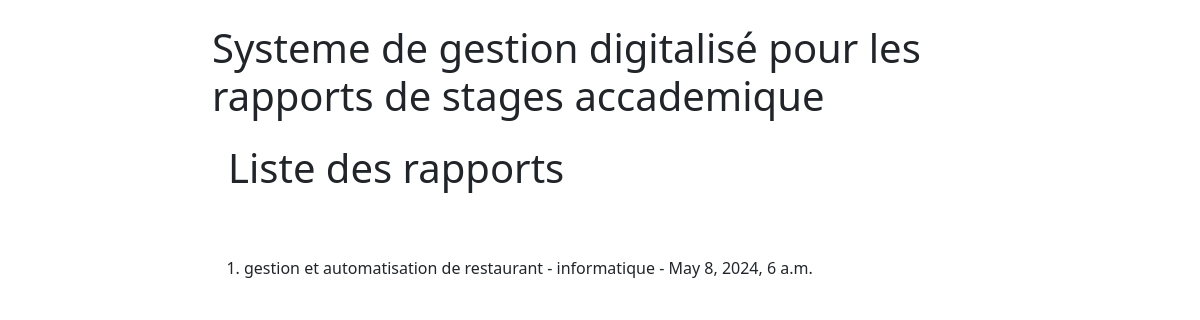
The app's page /rapports/, older data.
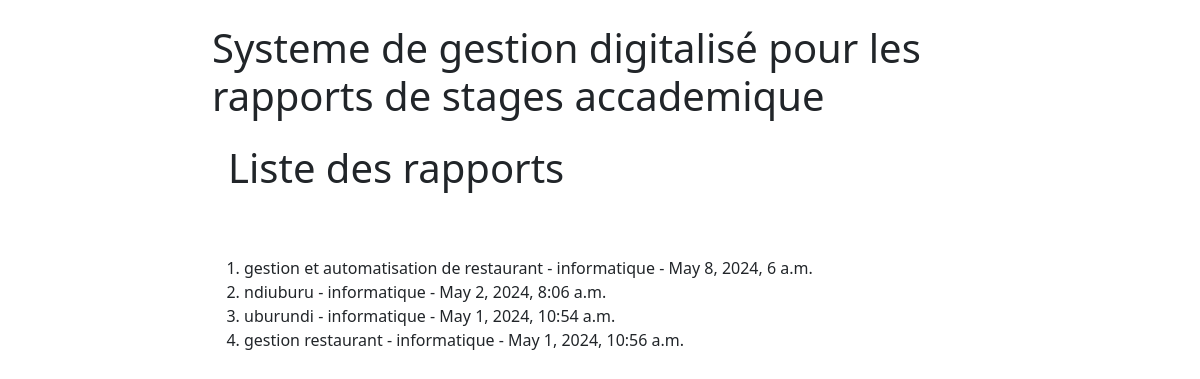
The same page, newer data.
### rapport_de_stage/models.py (models this page shows, shortened)
class Rapport(models.Model):
    sujet=models.CharField( max_length=200)
    rapport_pdf=models.FileField(upload_to='media/')
    departement=models.ForeignKey("Departement" , on_delete=models.PROTECT,null=True)
    personnel=models.ForeignKey("Personnel",on_delete=models.PROTECT)
    date_defendu=models.DateTimeField()

class Departement(models.Model):
    nom=models.CharField(max_length=60)
    faculte=models.CharField(max_length=60)
    option=models.CharField(max_length=50)
    def __str__(self):
        return self.nom

### rapport_de_stage/views.py (the view)
# urls.py: path('rapports/', views.rapport_list, name='rapport_list'),
def rapport_list(request):
    rapports = Rapport.objects.all()
    return render(request, 'rapport_list.html', {'rapports': rapports})

### template/rapport_list.html (shortened to what this page needs)
<link href="https://cdn.jsdelivr.net/npm/bootstrap@5.0.0-beta2/dist/css/bootstrap.min.css" rel="stylesheet">
{% extends 'base.html' %}
{% block content %}
<h1 class="p-3 col-12">Liste des rapports</h1>
<ol class="mt-5">
    {% for rapport in rapports %}
    <li>{{ rapport.sujet }} - {{ rapport.departement }} - {{ rapport.date_defendu }}</li>
    {% empty %}
    <li>Aucun rapport pour le moment.</li>
    {% endfor %}
</ol>
{% endblock %}

### template/base.html (shortened to what this page needs)
<html>
    <head>
        <link href="https://cdn.jsdelivr.net/npm/bootstrap@5.0.0-beta2/dist/css/bootstrap.min.css" rel="stylesheet">
    </head>
    <body class="container mt-4 col-8">
        <h1 class="mt-2">Systeme de gestion digitalisé pour les rapports de stages accademique</h1>
        {% block content %}{% endblock content %}
    </body>
</html>

Row changes from the older to the newer data that the page shows:
added Rapport: sujet "ndiuburu", departement "informatique", date_defendu "May 2, 2024, 8:06 a.m."
added Rapport: sujet "uburundi", departement "informatique", date_defendu "May 1, 2024, 10:54 a.m."
added Rapport: sujet "gestion restaurant", departement "informatique", date_defendu "May 1, 2024, 10:56 a.m."
